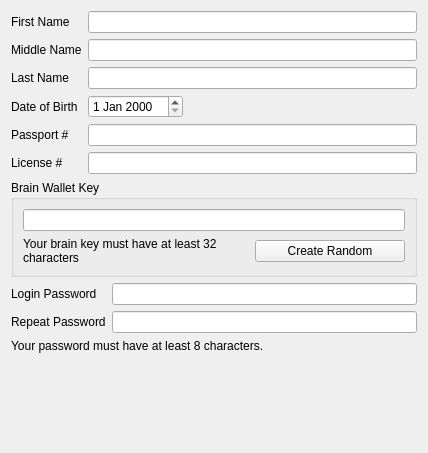
<?xml version="1.0" encoding="UTF-8"?>
<ui version="4.0">
 <class>ProfileEditPage</class>
 <widget class="QWizardPage" name="ProfileEditPage">
  <property name="geometry">
   <rect>
    <x>0</x>
    <y>0</y>
    <width>428</width>
    <height>453</height>
   </rect>
  </property>
  <property name="windowTitle">
   <string>WizardPage</string>
  </property>
  <layout class="QVBoxLayout" name="verticalLayout">
   <item>
    <layout class="QFormLayout" name="formLayout_2">
     <property name="fieldGrowthPolicy">
      <enum>QFormLayout::ExpandingFieldsGrow</enum>
     </property>
     <item row="0" column="0">
      <widget class="QLabel" name="first_name_label">
       <property name="text">
        <string>First Name</string>
       </property>
      </widget>
     </item>
     <item row="0" column="1">
      <widget class="QLineEdit" name="first_name">
       <property name="minimumSize">
        <size>
         <width>200</width>
         <height>0</height>
        </size>
       </property>
      </widget>
     </item>
     <item row="1" column="0">
      <widget class="QLabel" name="label_2">
       <property name="text">
        <string>Middle Name</string>
       </property>
      </widget>
     </item>
     <item row="1" column="1">
      <widget class="QLineEdit" name="middle_name">
       <property name="minimumSize">
        <size>
         <width>200</width>
         <height>0</height>
        </size>
       </property>
      </widget>
     </item>
     <item row="2" column="0">
      <widget class="QLabel" name="label_3">
       <property name="text">
        <string>Last Name</string>
       </property>
      </widget>
     </item>
     <item row="2" column="1">
      <widget class="QLineEdit" name="last_name">
       <property name="minimumSize">
        <size>
         <width>200</width>
         <height>0</height>
        </size>
       </property>
      </widget>
     </item>
     <item row="3" column="0">
      <widget class="QLabel" name="label_4">
       <property name="text">
        <string>Date of Birth</string>
       </property>
      </widget>
     </item>
     <item row="3" column="1">
      <widget class="QDateEdit" name="birthdate"/>
     </item>
     <item row="4" column="0">
      <widget class="QLabel" name="label_5">
       <property name="text">
        <string>Passport #</string>
       </property>
      </widget>
     </item>
     <item row="4" column="1">
      <widget class="QLineEdit" name="passport">
       <property name="minimumSize">
        <size>
         <width>200</width>
         <height>0</height>
        </size>
       </property>
      </widget>
     </item>
     <item row="5" column="0">
      <widget class="QLabel" name="label_6">
       <property name="text">
        <string>License #</string>
       </property>
      </widget>
     </item>
     <item row="5" column="1">
      <widget class="QLineEdit" name="license">
       <property name="minimumSize">
        <size>
         <width>200</width>
         <height>0</height>
        </size>
       </property>
      </widget>
     </item>
    </layout>
   </item>
   <item>
    <widget class="QGroupBox" name="groupBox">
     <property name="minimumSize">
      <size>
       <width>0</width>
       <height>0</height>
      </size>
     </property>
     <property name="maximumSize">
      <size>
       <width>16777215</width>
       <height>16777215</height>
      </size>
     </property>
     <property name="title">
      <string>Brain Wallet Key</string>
     </property>
     <layout class="QGridLayout" name="gridLayout">
      <item row="0" column="0" colspan="2">
       <widget class="QLineEdit" name="brainkey">
        <property name="echoMode">
         <enum>QLineEdit::PasswordEchoOnEdit</enum>
        </property>
       </widget>
      </item>
      <item row="1" column="0">
       <widget class="QLabel" name="brainkey_warning">
        <property name="text">
         <string>Your brain key must have at least 32 characters</string>
        </property>
        <property name="wordWrap">
         <bool>true</bool>
        </property>
       </widget>
      </item>
      <item row="1" column="1">
       <widget class="QPushButton" name="generaterandom">
        <property name="maximumSize">
         <size>
          <width>150</width>
          <height>16777215</height>
         </size>
        </property>
        <property name="text">
         <string>Create Random</string>
        </property>
       </widget>
      </item>
     </layout>
    </widget>
   </item>
   <item>
    <layout class="QFormLayout" name="formLayout">
     <property name="fieldGrowthPolicy">
      <enum>QFormLayout::ExpandingFieldsGrow</enum>
     </property>
     <item row="0" column="1">
      <widget class="QLineEdit" name="local_password1">
       <property name="echoMode">
        <enum>QLineEdit::Password</enum>
       </property>
      </widget>
     </item>
     <item row="1" column="0">
      <widget class="QLabel" name="label_9">
       <property name="text">
        <string>Repeat Password</string>
       </property>
      </widget>
     </item>
     <item row="1" column="1">
      <widget class="QLineEdit" name="local_password2">
       <property name="echoMode">
        <enum>QLineEdit::Password</enum>
       </property>
      </widget>
     </item>
     <item row="0" column="0">
      <widget class="QLabel" name="label_8">
       <property name="text">
        <string>Login Password</string>
       </property>
      </widget>
     </item>
    </layout>
   </item>
   <item>
    <widget class="QLabel" name="password_warning">
     <property name="text">
      <string>Your password must have at least 8 characters.</string>
     </property>
    </widget>
   </item>
   <item>
    <spacer name="verticalSpacer">
     <property name="orientation">
      <enum>Qt::Vertical</enum>
     </property>
     <property name="sizeHint" stdset="0">
      <size>
       <width>20</width>
       <height>33</height>
      </size>
     </property>
    </spacer>
   </item>
  </layout>
 </widget>
 <resources/>
 <connections/>
</ui>
